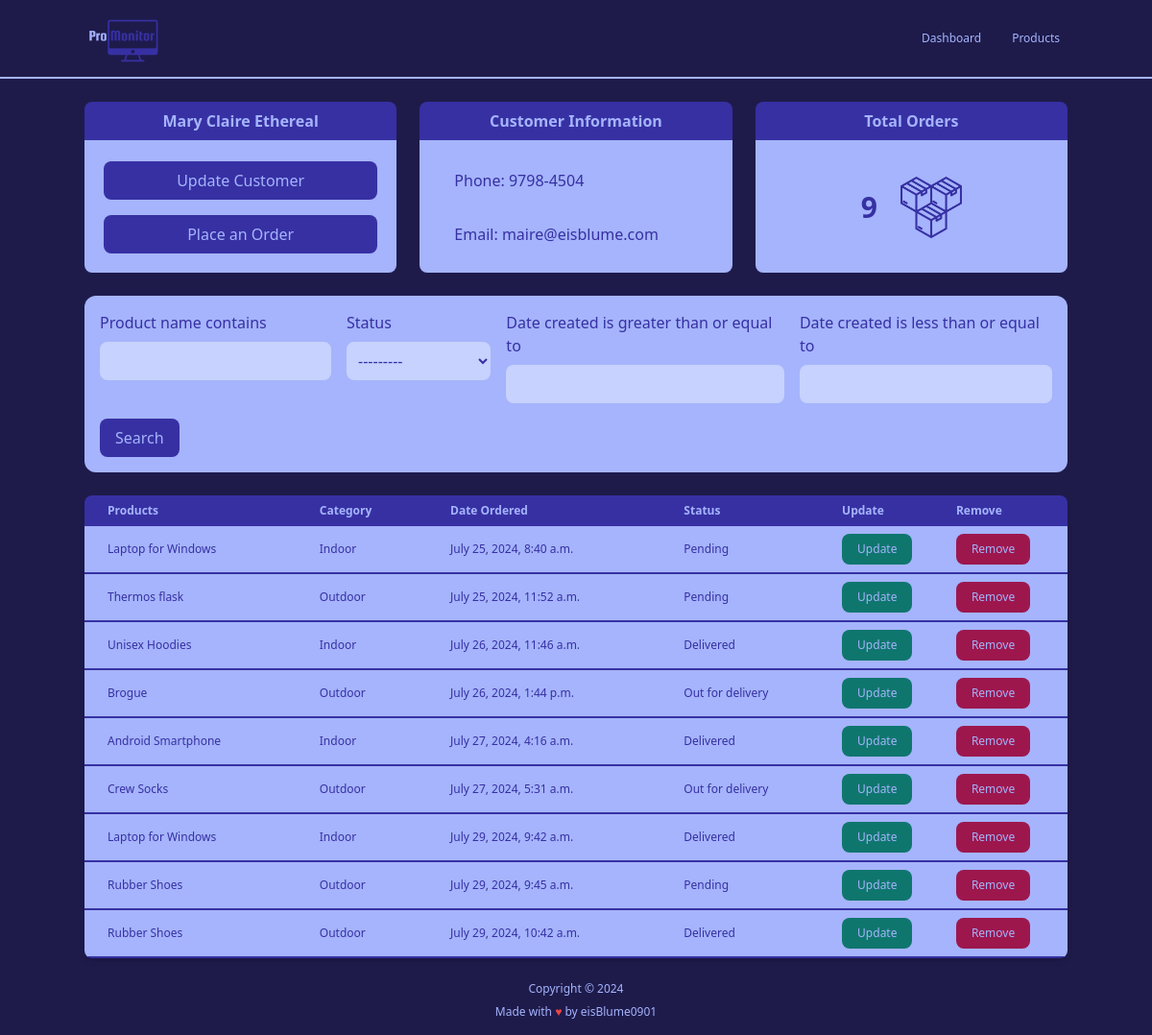
Before: /customer/1/ with the older database file.
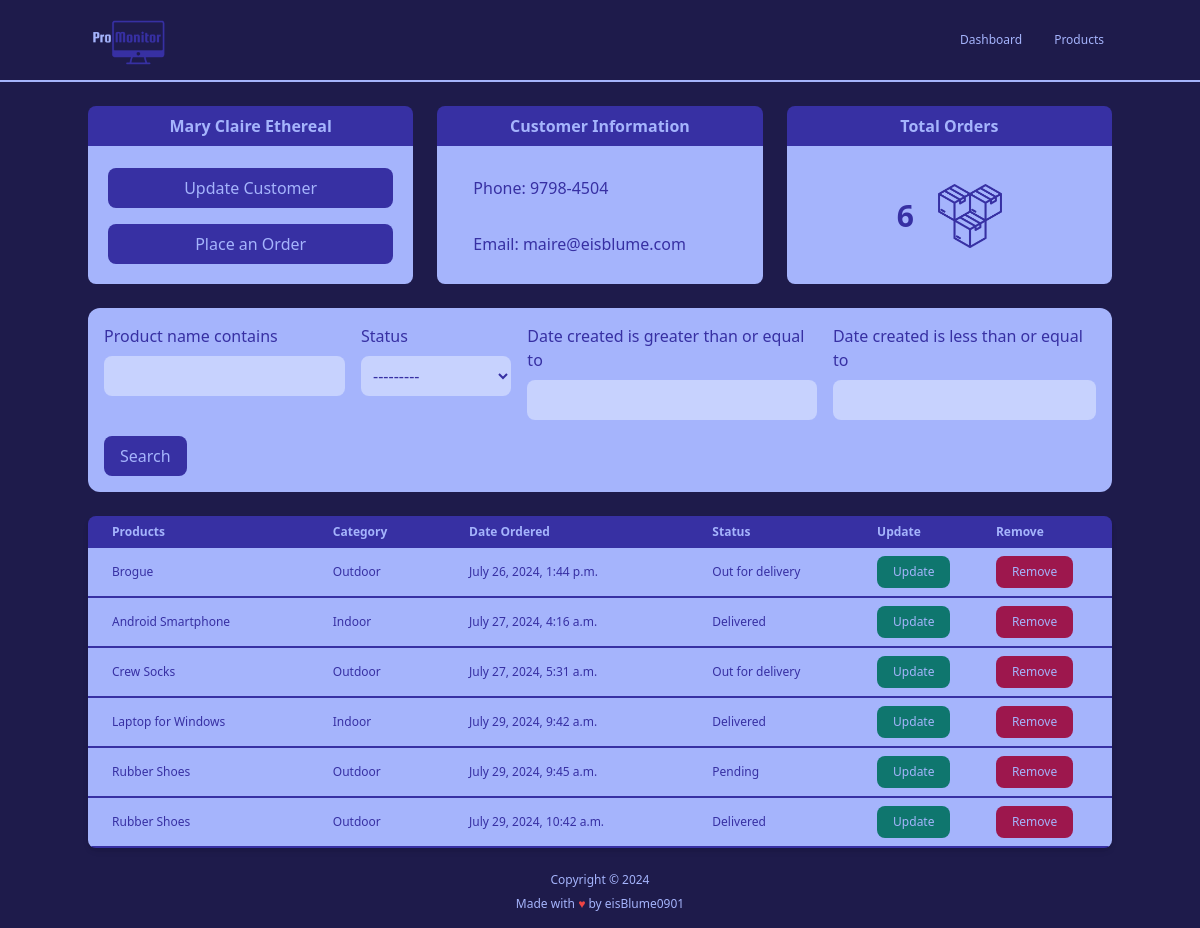
After: the same page with the newer database file.
### accounts/models.py (models this page shows, shortened)
class Order(models.Model):
    STATUS = (
        ('Pending', 'Pending'),
        ('Out for delivery', 'Out for delivery'),
        ('Delivered', 'Delivered'),
    )
    customer = models.ForeignKey(Customer, null=True, on_delete=models.SET_NULL)
    product = models.ForeignKey(Product, null=True, on_delete=models.SET_NULL)
    date_created = models.DateTimeField(auto_now_add=True, null=True)
    status = models.CharField(max_length=200, null=True, choices=STATUS)

class Product(models.Model):
    CATEGORY = (
        ('Indoor', 'Indoor'),
        ('Outdoor', 'Outdoor'),
    )
    name = models.CharField(max_length=200, null=True)
    price = models.FloatField(null=True)
    category = models.CharField(max_length=200, null=True, choices=CATEGORY)
    description = models.TextField(null=True, blank=True)
    date_created = models.DateTimeField(auto_now_add=True, null=True)
    tags = models.ManyToManyField('Tag')
    def __str__(self) -> str:
        return self.name

### accounts/views.py (the view)
# urls.py: path('customer/<str:pk>/', views.customer, name="customer"),
def customer(request, pk):
    customer = Customer.objects.get(id=pk)
    orders = customer.order_set.all()
    ordersCount = orders.count()
    orderFilter = OrderFilter(request.GET, queryset=orders)
    orders = orderFilter.qs # From all possible existing orders to filtered order
    context = {
        'customer': customer,
        'orders': orders,
        'ordersCount': ordersCount,
        'orderFilter': orderFilter,
    }
    return render(request, 'accounts/customer.html', context)

### templates/accounts/customer.html (shortened to what this page needs)
{% extends 'main.html' %}
{% block content %}
{% include 'partials/_home_navbar.html' %}
{% include 'partials/_customer_cards.html' %}
{% include 'partials/_search_bar.html' %}
<div class="max-w-screen-lg mx-auto my-6">
        <div class="relative overflow-x-auto shadow-md rounded-lg">
            <table class="w-full text-sm text-left text-indigo-300">
                <thead class="text-xs text-indigo-300 bg-indigo-800">
                    <tr>
                        <th class="px-6 py-2">
                            Products
                        </th>
                        <th class="px-6 py-2">
                            Category
                        </th>
                        <th class="px-6 py-2">
                            Date Ordered
                        </th>
                        <th class="px-6 py-2">
                            Status
                        </th>
                        <th class="p-2">
                            Update
                        </th>
                        <th class="p-2">
                            Remove
                        </th>
                    </tr>
                </thead>
                <tbody class="text-xs text-indigo-800 font-medium">
                    {% for order in orders %}
                    <tr class="bg-indigo-300 border-b-2 border-indigo-800 hover:bg-indigo-200">
                        <td class="px-6 py-2">{{ order.product }}</td>
                        <td class="px-6 py-2">{{ order.product.category }}</td>
                        <td class="px-6 py-2">{{ order.date_created }}</td>
                        <td class="px-6 py-2">{{ order.status}}</td>
                        <td class="p-2">
                            <a href="">
                                <button class="font-medium bg-teal-700 text-indigo-300 rounded-lg px-4 py-2 hover:bg-teal-300 hover:text-indigo-800">Update</button>
                            </a>
                        </td>
                        <td class="p-2">
                            <a href="">
                                <button class="font-medium bg-pink-800 text-indigo-300 rounded-lg px-4 py-2 hover:bg-pink-300 hover:text-indigo-800">Remove</button>
                            </a>
                        </td>
                    </tr>
                    {% endfor %}
                </tbody>
            </table>
        </div>
    </div>
{% endblock %}

### templates/partials/_customer_cards.html
{% load static %}
<div class="grid sm:grid-cols-1 md:grid-cols-2 lg:grid-cols-3 max-w-screen-lg mx-auto justify-between gap-6 mt-6">
    <div class="flex flex-col">
        <h1 class="text-md text-center text-indigo-300 font-bold rounded-t-lg bg-indigo-800 border-indigo-800 border-b-2 border-b-indigo-300 py-2">{{ customer.name }}</h1>
        <div class="rounded-b-lg bg-indigo-300 p-5">
            <div class="flex flex-col space-y-4">
                <button class="font-medium bg-indigo-800 text-indigo-300 rounded-lg hover:bg-indigo-200 hover:text-indigo-800 w-full px-4 py-2">Update Customer</button>
                <button class="font-medium bg-indigo-800 text-indigo-300 rounded-lg hover:bg-indigo-200 hover:text-indigo-800 w-full px-4 py-2"><a href="{% url 'create_order' customer.id %}">Place an Order</a></button>
            </div>
        </div>
    </div>
    <div class="flex flex-col">
        <h1 class="text-md text-center text-indigo-300 font-bold rounded-t-lg bg-indigo-800 border-indigo-800 border-b-2 border-b-indigo-300 py-2">Customer Information</h1>
        <div class="text-indigo-800 font-medium rounded-b-lg bg-indigo-300 p-5">
            <div class="flex flex-col space-y-4">
                <p class="font-medium px-4 py-2">Phone: {{ customer.phone }}</p>
                <p class="font-medium px-4 py-2">Email: {{ customer.email }}</p>
            </div>
        </div>
    </div>
    <div class="flex flex-col">
        <h1 class="text-md text-center text-indigo-300 font-bold rounded-t-lg bg-indigo-800 border-indigo-800 border-b-2 border-b-indigo-300 py-2">Total Orders</h1>
        <div class="rounded-b-lg bg-indigo-300 p-5">
            <div class="flex flex-row mx-auto space-x-6 items-center justify-center py-4">
                <p class="text-3xl text-center text-indigo-800 font-bold">{{ ordersCount }}</p>
                <img src="{% static 'images/total_orders_icon.png' %}" alt="Total Orders Icon" class="w-16">
            </div>
        </div>
    </div>
</div>

Changed rows visible on the page:
removed Order: product "Laptop for Windows", product.category "Indoor", date_created "July 25, 2024, 8:40 a.m.", status "Pending"
removed Order: product "Thermos flask", product.category "Outdoor", date_created "July 25, 2024, 11:52 a.m.", status "Pending"
removed Order: product "Unisex Hoodies", product.category "Indoor", date_created "July 26, 2024, 11:46 a.m.", status "Delivered"
Other visible differences:
{{ ordersCount }}: "9" → "6"
